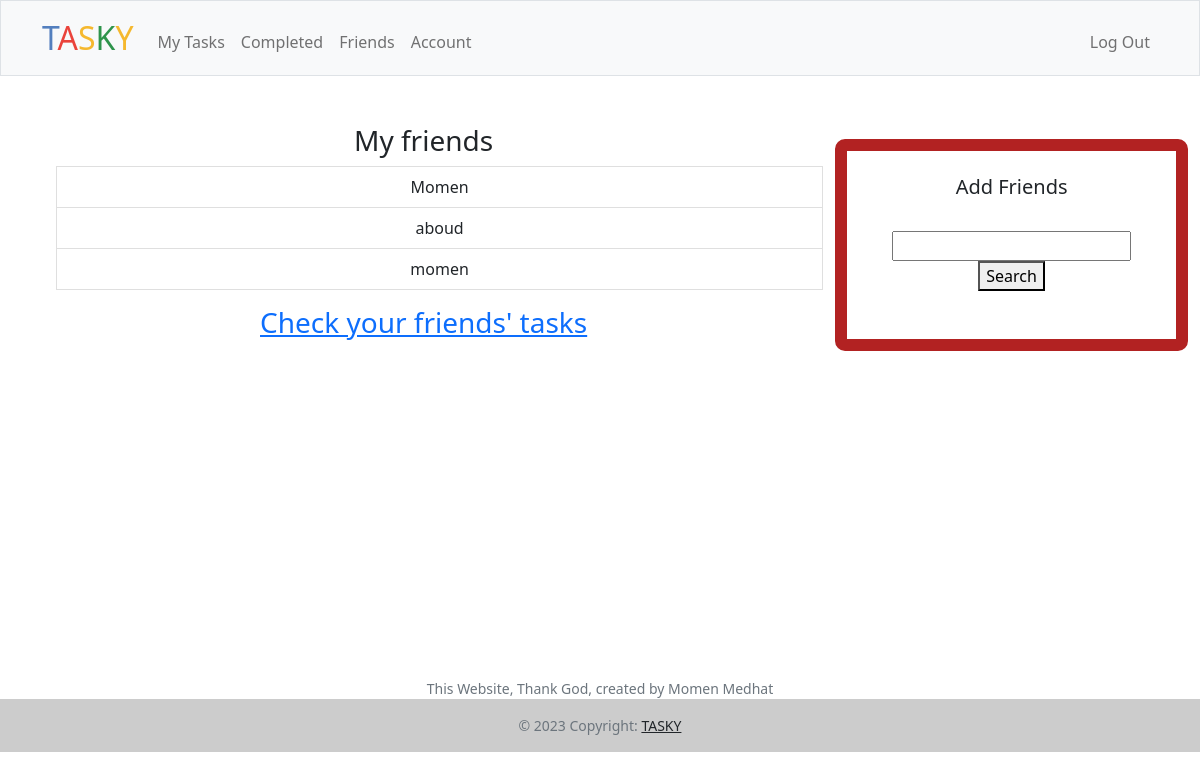
The page /friends (signed in) on the database its author committed.
### tables this page shows
CREATE TABLE friends (id INTEGER PRIMARY KEY AUTOINCREMENT NOT NULL, username TEXT NOT NULL, friends TEXT NOT NULL);

### app.py (the view)
@app.route("/friends", methods=["GET"])
@login_required
def friends():
    User_name = db.execute("SELECT username FROM users WHERE id = ?", session["user_id"])
    User_named = User_name[0]["username"]
    friends = db.execute("SELECT friends FROM friends WHERE username = ?", User_named)
    return render_template("/friends.html", friends=friends)

### app.py (called while the page is built)
@app.after_request
def after_request(response):
    response.headers["Cache-Control"] = "no-cache, no-store, must-revalidate"
    response.headers["Expires"] = 0
    response.headers["Pragma"] = "no-cache"
    return response

### helpers.py (called while the page is built)
def login_required(f):
    @wraps(f)
    def decorated_function(*args, **kwargs):
        if session.get("user_id") is None:
            return redirect("/login")
        return f(*args, **kwargs)
    return decorated_function

### templates/friends.html (shortened to what this page needs)
{% extends "layout.html" %}
{% block main %}
    <div class="container-lg" action="/friends" method="get">
        <h3>My friends</h3>
        <ul>
        {% for friend in friends %}
        <li class="list-group-item">{{friend.friends}}</li>
        {% endfor %}
        </ul>
        <h3><a href="/friendtasks">Check your friends' tasks</a></h3>
    </div>
        <div class="container-md">
            <br>
            <h5>Add Friends</h5>
            <br>
        <form action="/addfriends" method="post">
            <input autocomplete="off" autofocus placedholder="Look Up Friends" name="search" type="search">
            <button type="search">Search</button>
        </form>
        <br>
        <br>
    </div>
{% endblock %}

### static/styles.css (style rules this page uses)
body { $font-family-sans-serif: // Cross-platform generic font family (default user interface font) system-ui, // Safari for macOS and iOS (San Francisco) -apple-system, // Windows "Segoe UI", // Android Roboto, // Basic web fallback "Helvetica Neue", Arial, // Linux "Noto Sans", "Liberation Sans", // Sans serif fallback sans-serif, // Emoji fonts "Apple Color Emoji", "Segoe UI Emoji", "Segoe UI Symbol", "Noto Color Emoji" !default; }
.container-md { width: 30%; align: right; position: relative; float: right; border: 12px solid #B22222; border-radius: 10px; margin-top: 15px; margin-bottom: 15px; }
.container-lg { width: 70%; align: right; position: relative; float: left; }
body { min-height: 100vh; display: flex; flex-direction: column; }

### rows shown on the page
friends: friends "Momen"
friends: friends "aboud"
friends: friends "momen"
